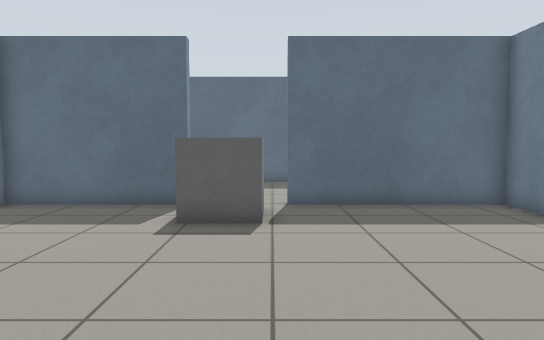
[1] (above)

12 first-person views from a walk through a Gazebo world. The camera is 0.94 m above the floor, tilts 4° down and sees 70° across. The floor is counted in squares, 0.5 m on a side. Each view is taken from the middle of a square. On the plan, view 1 faces up. The plan holds only what a view shows up to about 19 squares ahead; the rest is blank. The place goes on beyond the plan.

[2]
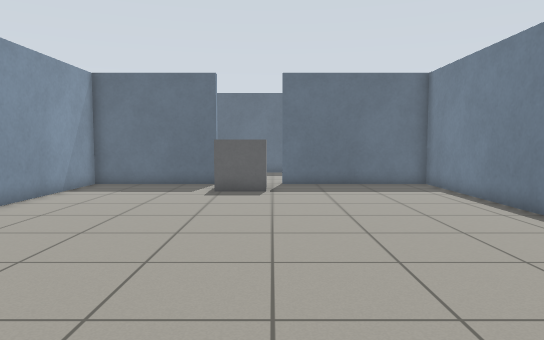

[3]
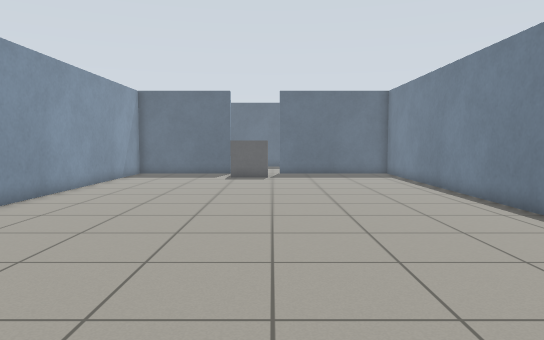

[4]
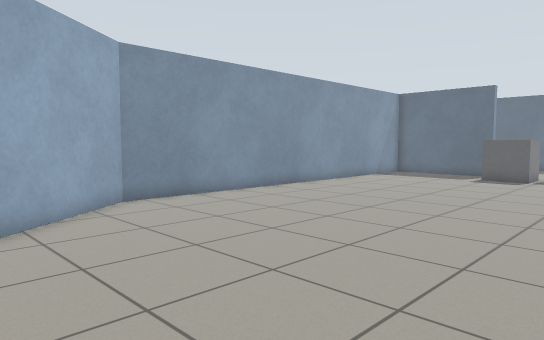

[5]
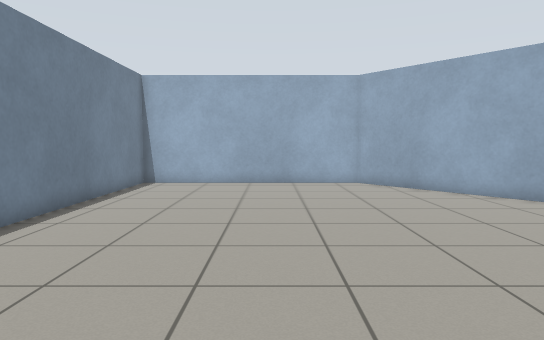

[6]
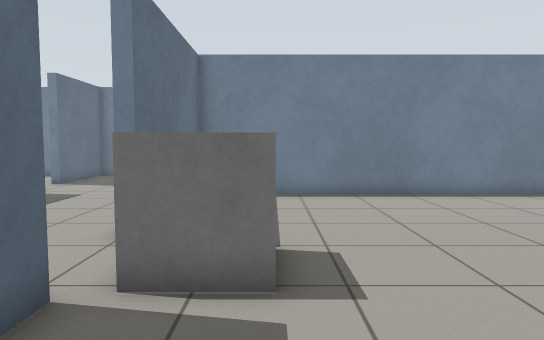

[7]
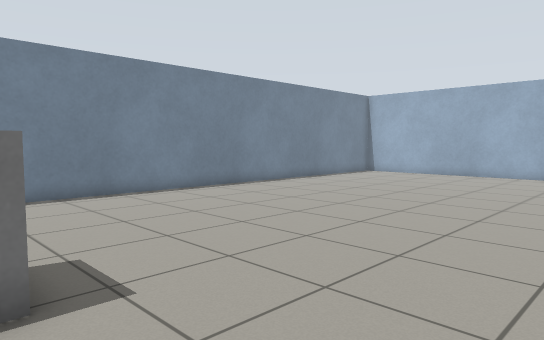

[8]
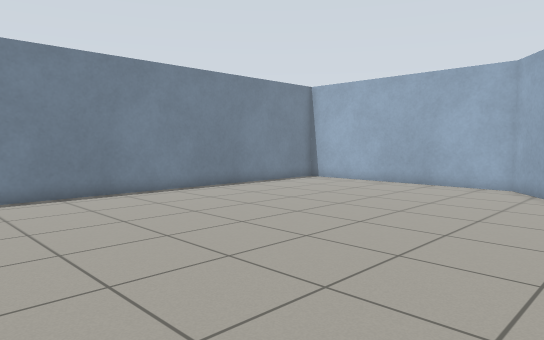

[9]
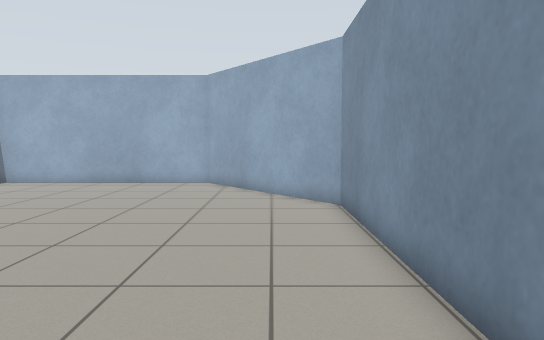

[10]
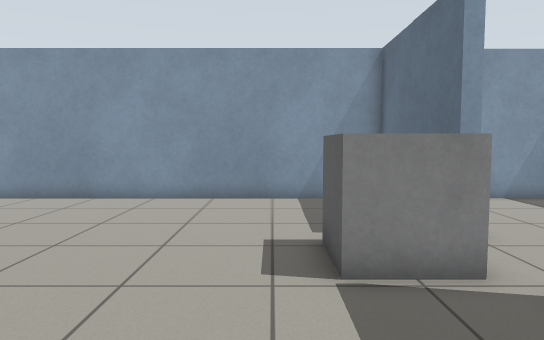

[11]
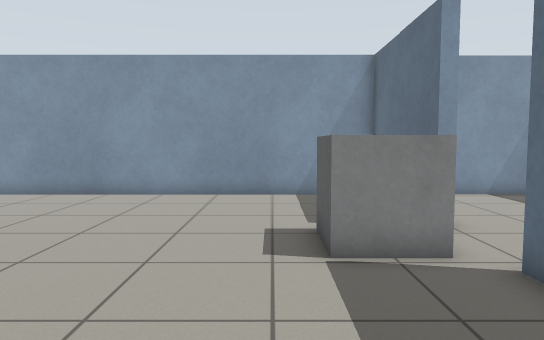

[12]
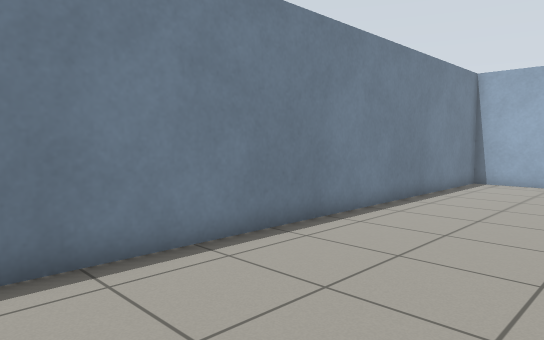

### Floor plan
Points are (right, up) in squares from view 1. A wall is a line through its corners. A room is listed if a view was taken in it or the views show most of it. See-through windows are left out.
Room 1 (views 1, 2, 3, 4, 5, 6, 7, 8, 9, 10, 11, 12)
walls: (-2.5, 11.6) (-8.1, 11.6) (-8.1, -6.7) (-3, -13.2) (7, -13.2) (7, 11.6) (0.5, 11.6)
ways out: opening at (-0.5, 12)
objects: grey box (-2, 9) to (0, 11)

Positions as (right, up) in squares from view 1, and headings:
1: (0, 0), facing up
2: (0, -6), facing up
3: (0, -12), facing up
4: (4, -12), facing up-left
5: (1, 5), facing down
6: (-7, 9), facing right
7: (-7, 10), facing down-right
8: (-7, 4), facing down-right
9: (-6, 5), facing down
10: (5, 8), facing left
11: (6, 8), facing left
12: (1, 6), facing down-right
